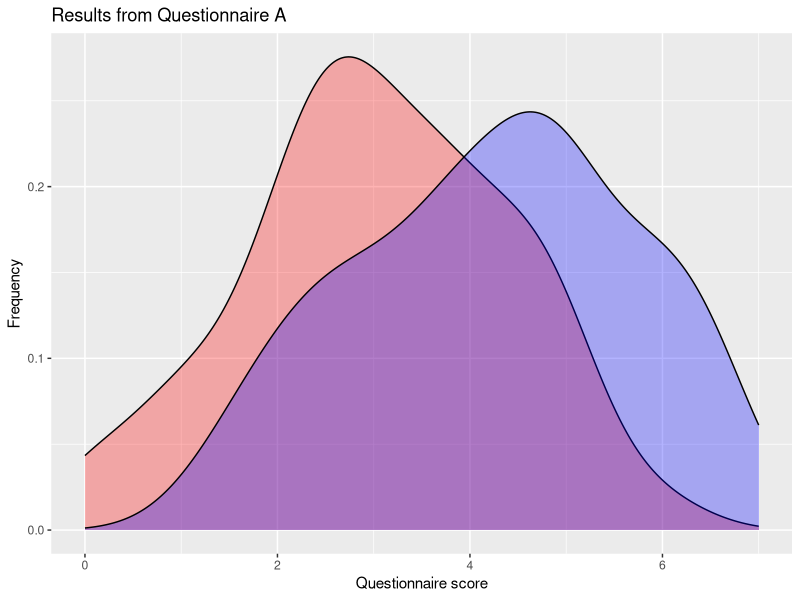

Generate this figure with R:
## ---- chunk 1
library(ggplot2)
set.seed(2820)

condition1 <- c(rnorm(100, mean = 2.7, sd = 1.4))
condition2 <- c(rnorm(100, mean = 4.5, sd = 1.8))

df <- data.frame(condition1, condition2)

ggplot(df) + 
  geom_density(aes(condition1), fill="red", alpha=.3)  + 
  geom_density(aes(condition2), fill="blue", alpha=.3) +
  labs(x="Questionnaire score", y="Frequency", title="Results from Questionnaire A") +
  xlim(0,7)
